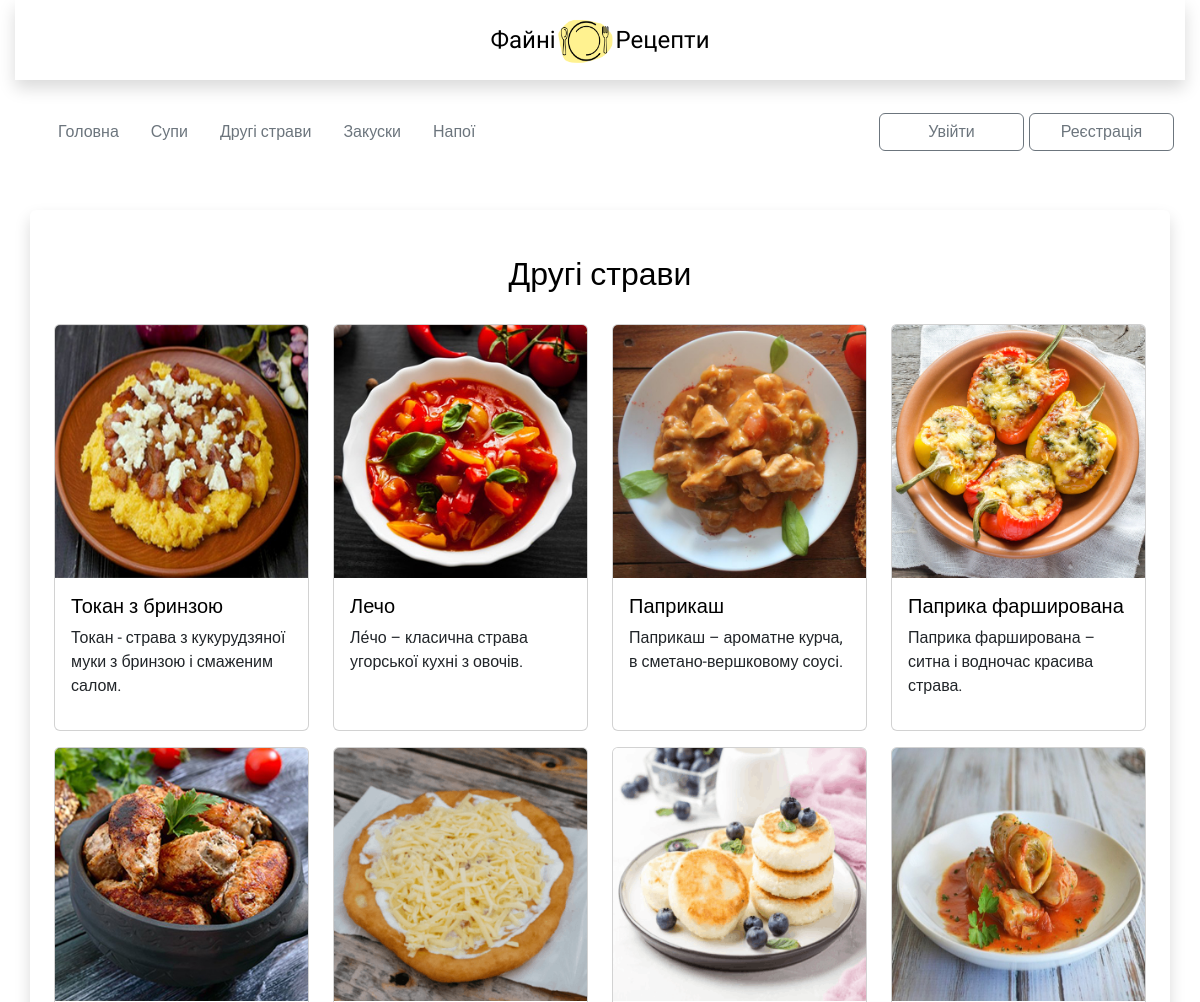
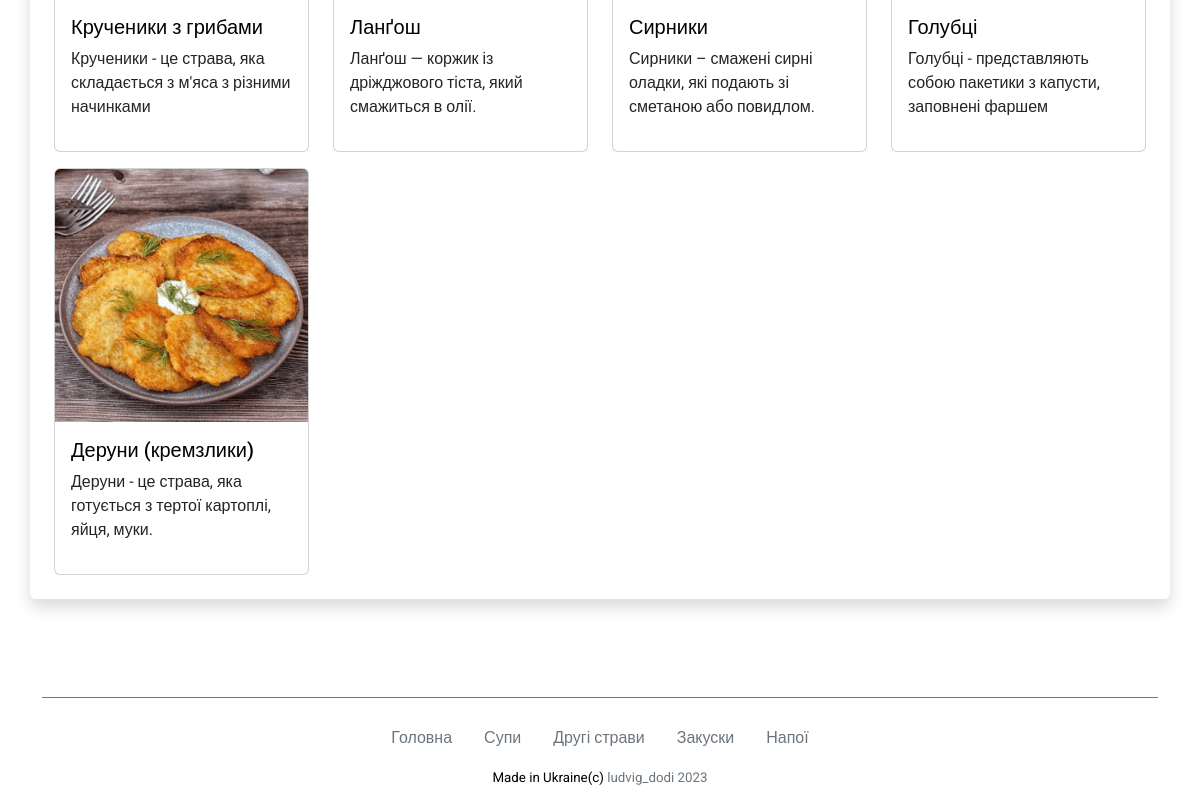
Page /dish on the earlier database version (2 pictures, top to bottom).
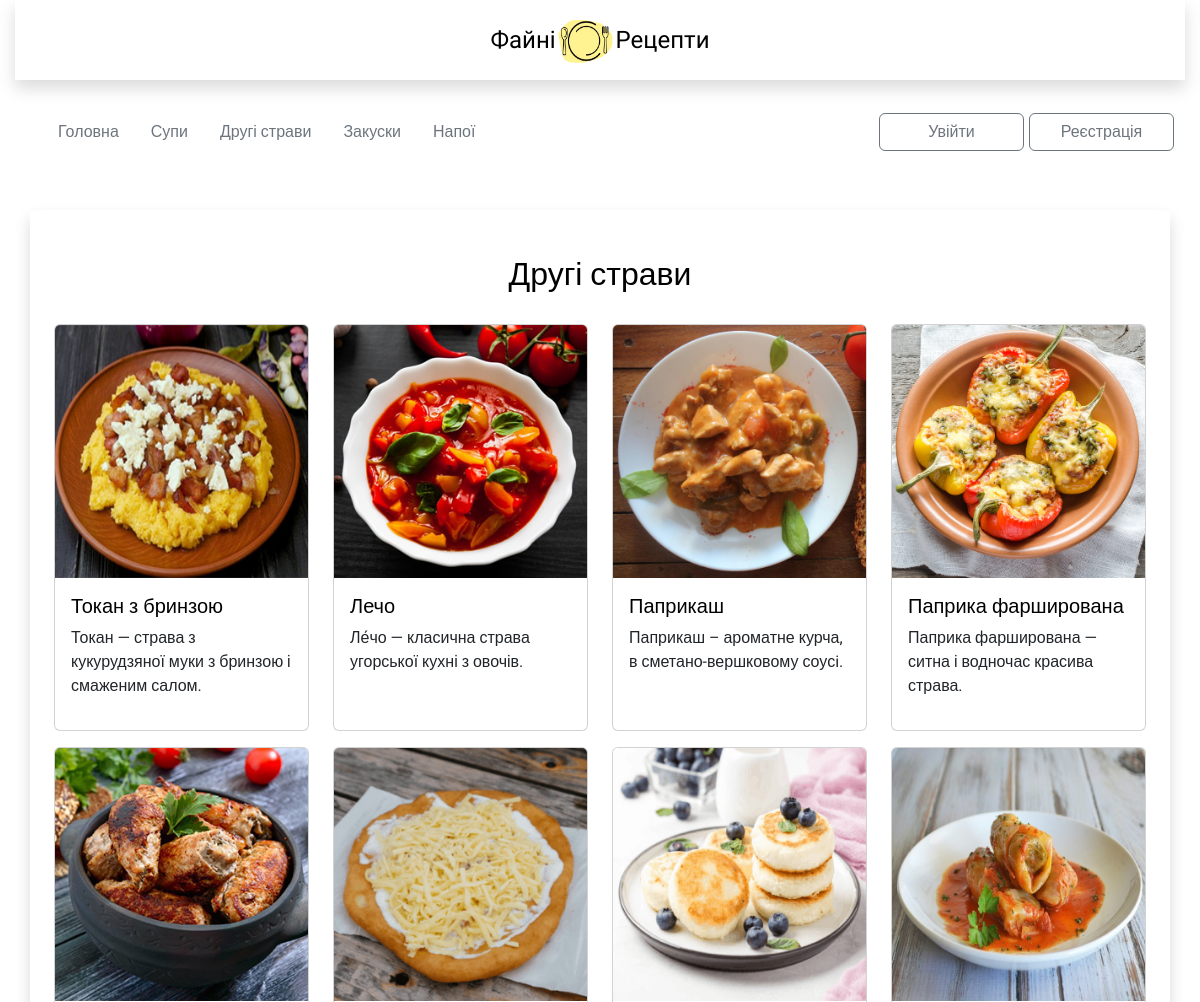
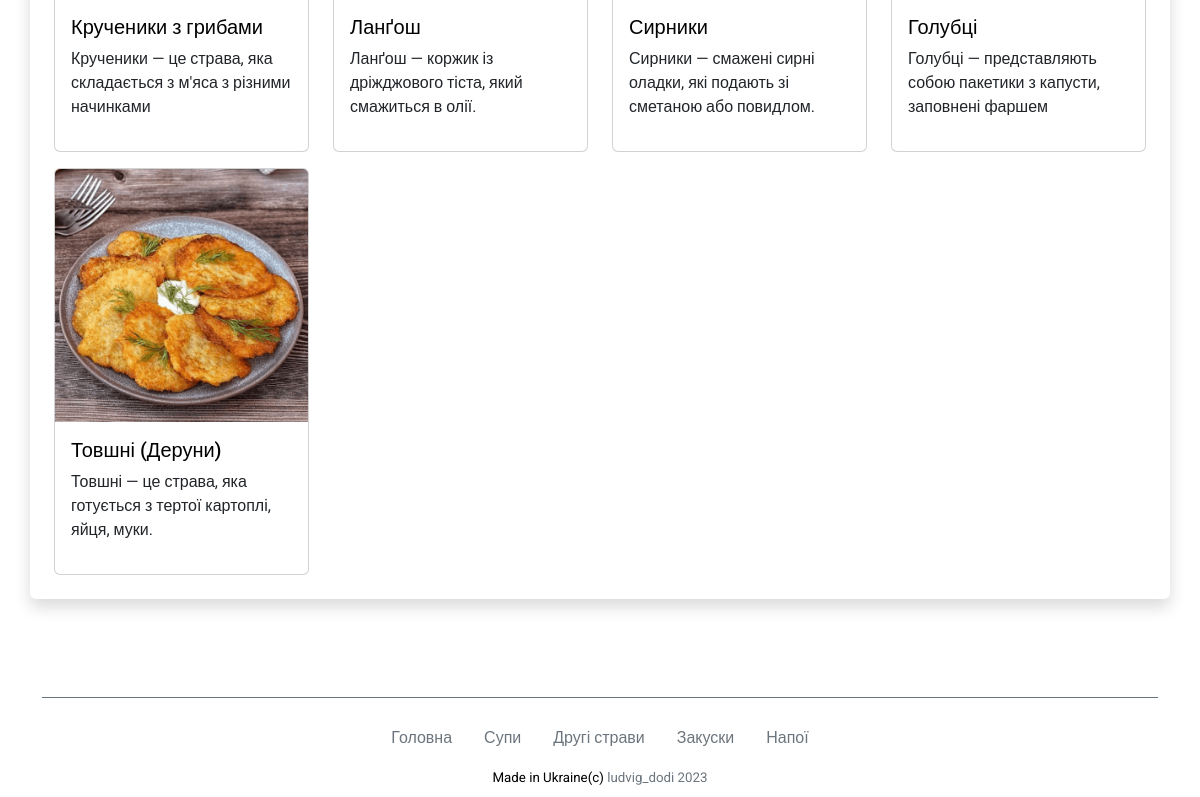
Same page on the later database version (2 pictures, top to bottom).
### recipes_app/models.py (models this page shows, shortened)
class Recipes(models.Model):
    name = models.CharField('Назва страв', max_length=30, blank=False)
    food_type = models.CharField('Тип їжі', max_length=20, blank=False, default='')
    short_desc = models.TextField('Короткий опис', max_length=80, blank=False)
    img = models.ImageField(null=True, blank=True, upload_to="media/", verbose_name='img')
    text = RichTextUploadingField('Recipe')
    text_second = models.TextField('text', default='-')
    text_third = models.TextField('text', default='-')

### recipes_app/views.py (the view)
# urls.py: path('dish', dish_page, name='dish_page'),
def dish_page(request):
    dish = Recipes.objects.all()
    return render(request, 'dish_page.html', context={'dish': dish})

### templates/dish_page.html
{% extends 'base.html' %}
{% load static %}
{% block content %}
<div class="recipe-item">
    <div class="container shadow p-4 mb-5 mt-5 bg-body rounded">
        <h1>Другі страви </h1>
        <div class="row gy-3">
            {%  for i in dish %}
            {% if i.food_type == 'dish' %}
            <div class="col-lg-3 col-md-4 col-sm-6">
                <div class="card h-100 mb-3">
                    <a href="{{i.id}}"><img src="{{i.img.url}}" class="card-img-top" alt="..."></a>
                    <div class="card-body">
                    <a href="{{i.id}}">
                        <h5 class="card-title">{{i.name}}</h5>
                    </a>
                    <p class="card-text">{{i.short_desc}}</p>
                    </div>
                </div>
            </div>
            {% endif %}
            {% endfor %}
        </div>
    </div>
</div>
{% endblock content %}

### templates/base.html (shortened to what this page needs)
{% load static %}
<!DOCTYPE html>
<html lang="en">
<head>
    <link href="https://cdn.jsdelivr.net/npm/bootstrap@5.3.0/dist/css/bootstrap.min.css" rel="stylesheet">
    <link rel="stylesheet" href="https://cdnjs.cloudflare.com/ajax/libs/normalize/8.0.1/normalize.min.css" />
    <link rel="stylesheet" type="text/css" href="{% static 'css/style.css' %}"/>
    <link rel="stylesheet" href="{% static 'ckeditor/ckeditor/content-style.css'%}" type="text/css">
</head>
<body>
    <div class="wrapper">
      <header class="header">
        <div class="container-fluid">
          <div class="logo shadow">
              <span>Файні</span>
              <a class="logo-link" href="{% url 'index' %}">
                <img src="{% static 'img/logo.png' %}" alt="Logo" width="60" height="50" class="d-inline-block align-text-top">
              </a>
              <span>Рецепти</span>
          </div>
        </div>
        <div class="container mt-4">
          <nav class="navbar menu">
              <div class="container-fluid">
                  <div class="menu-item col-xl-9 col-lg-9 col-md-8 col-sm-12">
                    <ul class="nav">
                      <li class="nav-item">
                          <a class="nav-link active" aria-current="page" href="{% url 'index' %}">Головна</a>
                      </li>
                      <li class="nav-item">
                        <a class="nav-link" href="{% url 'soup_page' %}">Супи</a>
                      </li>
                      <li class="nav-item">
                        <a class="nav-link" href="{% url 'dish_page' %}">Другі страви</a>
                      </li>
                      <li class="nav-item">
                        <a class="nav-link" href="{% url 'aperetize_page'%}">Закуски</a>
                      </li>
                      <li class="nav-item">
                        <a class="nav-link" href="{% url 'drink_page'%}">Напої</a>
                      </li>
                    </ul>
                  </div>
                  <div class="login-item col-xl-3 col-lg-3 col-md-4 col-sm-12">
                    {% if user.is_authenticated %}
                      <form method="link" action="{% url 'logout'%}" class="user-name">
                        <span>Вітаю, {{ user.username }}!</span>
                        <button type="submit" class="btn btn-outline-secondary fixed-width-btn">Вийти</button>
                      </form>
                      {% else %}
                      <div class="reg-log">
                        <div class="second-button">
                          <form method="link" action="{% url 'login'%}" class="user-name">
                            <button type="submit" class="btn btn-outline-secondary fixed-width-btn">Увійти</button>
                          </form>
                        </div>
                        <div class="first-button">
                          <form method="link" action="{% url 'register_user'%}" class="user-name">
                            <button type="submit" class="btn btn-outline-secondary fixed-width-btn">Реєстрація</button>
                          </form>
                        </div>
                      </div>
                    {% endif %}
                  </div>
              </div>
          </nav>
        </div>
      </header>
      <main class="main">
        {% block content %}
        {% endblock content %}
      </main>
      <footer class="footer">
          <div class="container">
              <div class="footer-menu">
                  <div class="container">
                      <div class="col-12 footer_links">
                          <ul class="nav justify-content-center">
                              <li class="nav-item">
                                  <a class="nav-link active" aria-current="page" href="{% url 'index' %}">Головна</a>
                              </li>
                              <li class="nav-item">
                                <a class="nav-link" href="{% url 'soup_page' %}">Супи</a>
                              </li>
                              <li class="nav-item">
                                <a class="nav-link" href="{% url 'dish_page' %}">Другі страви</a>
                              </li>
                              <li class="nav-item">
                                <a class="nav-link" href="{% url 'aperetize_page'%}">Закуски</a>
                              </li>
                              <li class="nav-item">
                                <a class="nav-link" href="{% url 'drink_page'%}">Напої</a>
                              </li>
                          </ul>
                          <div class="col-12 footer-rights">
                              <span>Made in Ukraine(c) <a class="nav-link" href="https://www.linkedin.com/in/liudvyk-dodi-b73583151/">ludvig_dodi 2023</a></span>
                          </div>
                      </div>
                  </div>
              </div>
          </div>
      </footer>
    </div>
</body>
</html>

### static/css/style.css (style rules this page uses)
html, body { height: 100%; color: #000000; font-family: 'Roboto', sans-serif; font-size: 1rem; }
body a { text-decoration: none; color: #000000; }
body img { padding: 0; margin: 0; max-width:100%; max-height: 100%; }
body h1 { text-align: center; margin-bottom: 30px; }
.wrapper { min-height: 100%; display: flex; flex-direction: column; padding: 0 15px; }
.main { flex: 1 1 auto; }
.fixed-width-btn { width: 145px; margin-right: 5px; }
.container-fluid { padding: 0; }
.logo { display: flex; flex-direction: row; justify-content: center; align-items: center; margin: 0; height: 80px; font-family: 'Amatic SC', cursive; font-size: 1.5rem; }
.logo img { max-height: 60px; }
.nav-link { text-decoration: none; color: #6c757d; }
form.user-name { display: flex; flex-direction: row; align-items: center; justify-content: space-around; }
.reg-log { display: flex; flex-direction: row; justify-content: space-evenly; }
.recipe-item { margin-top: 50px; }
.footer { height: 100px; margin-top: 50px; }
.footer-menu>.container { display: flex; flex-direction: column; justify-content: space-around; align-items: center; border-top: 1px solid #6c757d; padding-top: 20px; }
.footer-rights { text-align: center; margin-top: 10px; font-size: smaller; }
.footer-rights a { display: inline-block; }

Differences in the rows shown:
changed Recipes "Токан з бринзою": short_desc "Токан - страва з кукурудзяної муки з бринзою і смаженим салом." → "Токан — страва з кукурудзяної муки з бринзою і смаженим салом."
changed Recipes "Лечо": short_desc "Ле́чо – класична страва угорської кухні з овочів." → "Ле́чо — класична страва угорської кухні з овочів."
changed Recipes "Паприка фарширована": short_desc "Паприка фарширована – ситна і водночас красива страва." → "Паприка фарширована — ситна і водночас красива страва."
changed Recipes "Крученики з грибами": short_desc "Крученики - це страва, яка складається з м'яса з різними начинками" → "Крученики — це страва, яка складається з м'яса з різними начинками"
changed Recipes "Сирники": short_desc "Сирники – смажені сирні оладки, які подають зі сметаною або повидлом." → "Сирники — смажені сирні оладки, які подають зі сметаною або повидлом."
changed Recipes "Голубці": short_desc "Голубці - представляють собою пакетики з капусти, заповнені фаршем" → "Голубці — представляють собою пакетики з капусти, заповнені фаршем"
changed Recipes: name "Деруни (кремзлики)" → "Товшні (Деруни)"; short_desc "Деруни - це страва, яка готується з тертої картоплі, яйця, муки." → "Товшні — це страва, яка готується з тертої картоплі, яйця, муки."
